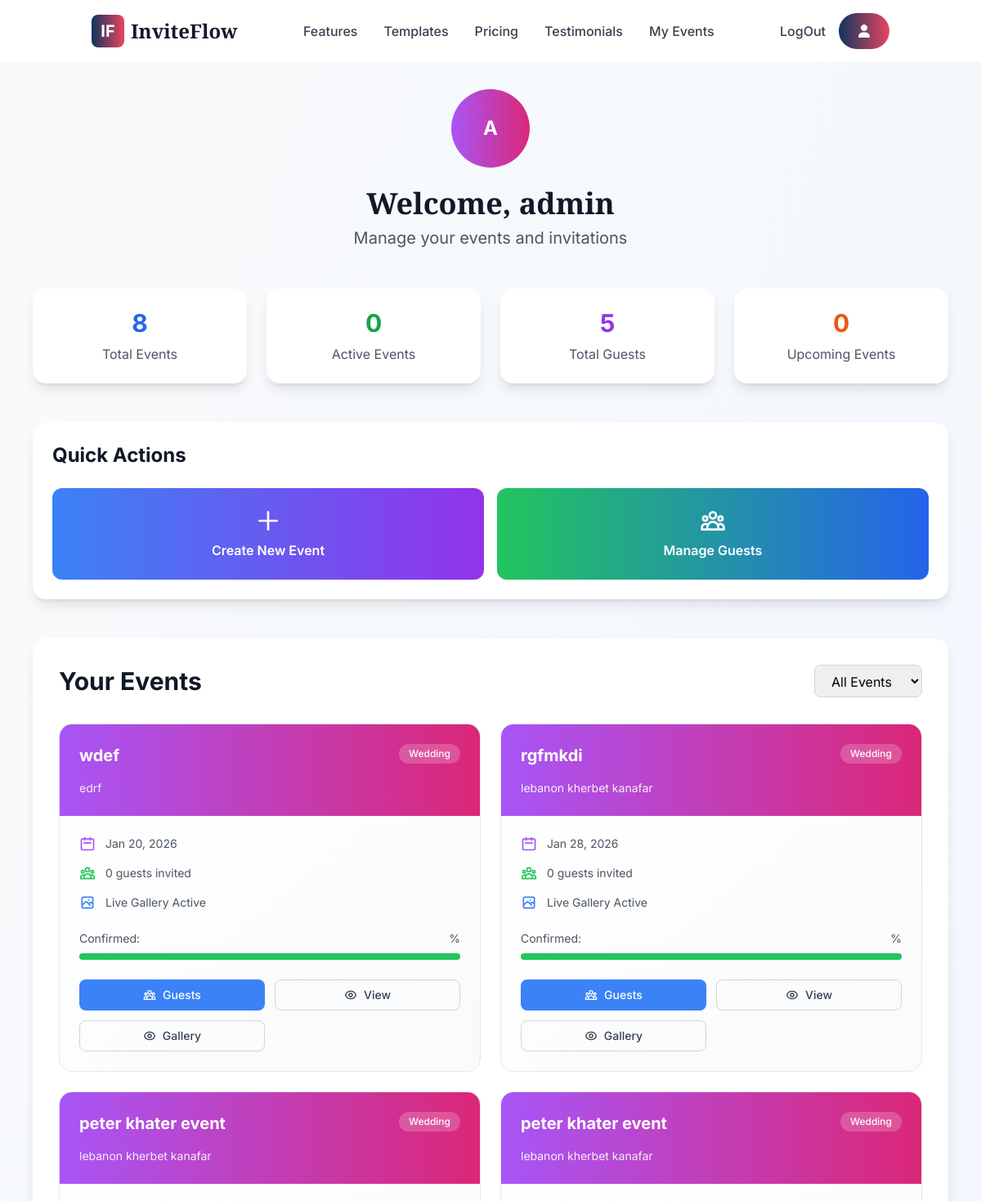
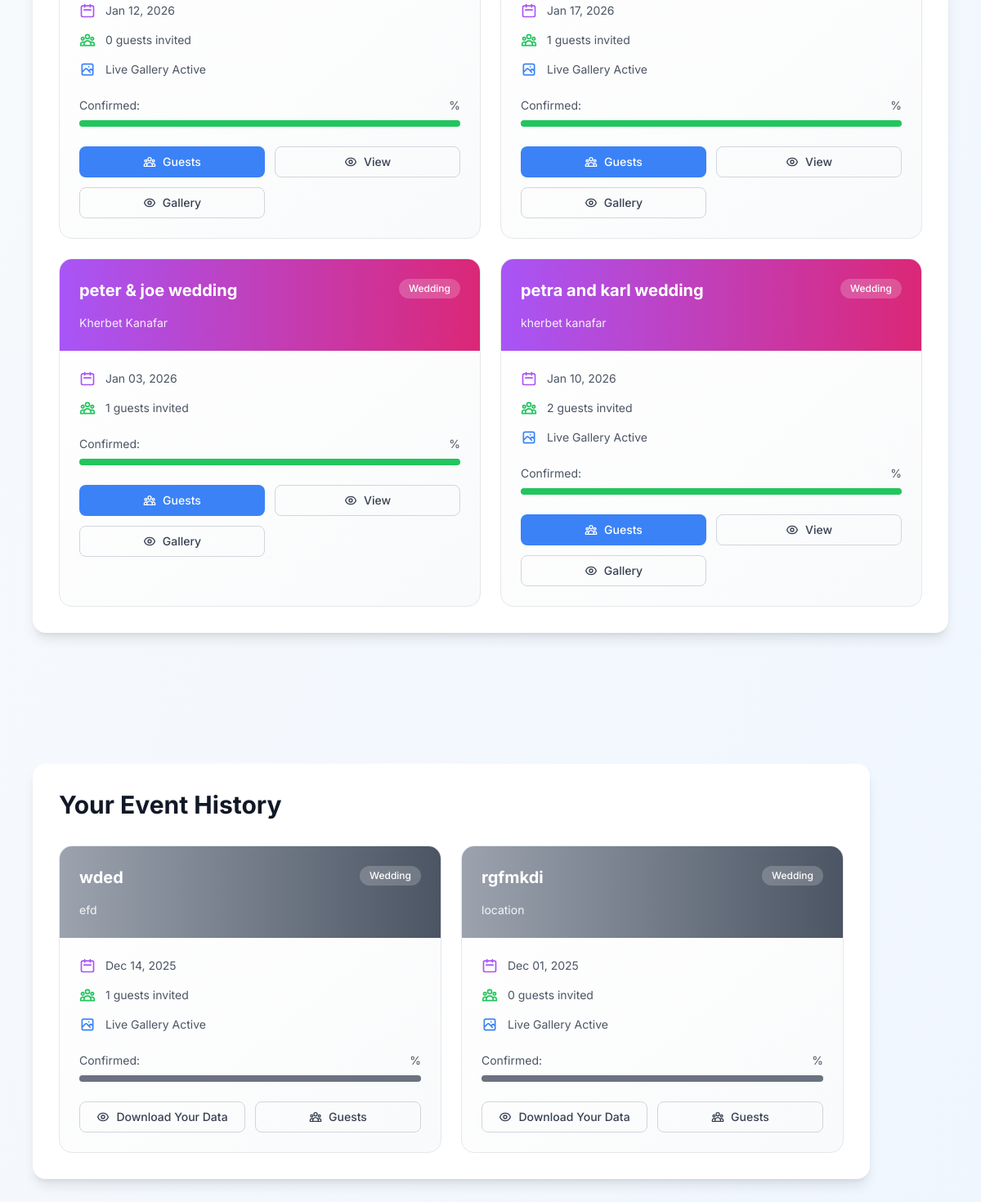
/main/accounts/profile/ (signed in), run on the app's committed database (2 pictures, top to bottom).
### event/models.py (models this page shows, shortened)
class Event(models.Model):
    invitation = models.OneToOneField(Invitation, on_delete=models.CASCADE, related_name="event",blank=True, null=True, default=None)
    name = models.CharField(max_length=255)
    location = models.CharField(max_length=255, blank=True, null=True)
    description = models.TextField(blank=True, null=True)
    gallery_event_featured = models.BooleanField(default=False)
    event_secret_key = models.CharField(max_length=100, blank=True, null=True)
    event_guest_limit = models.PositiveIntegerField(blank=True, null=True, help_text="Maximum number of guests allowed for the event.")
    audio_file = models.FileField(upload_to='event_audios/', blank=True, null=True)
    beginningStory = models.TextField(blank=True, null=True, help_text="Story displayed at the beginning of the gallery.")
    location_embed = models.TextField(blank=True, null=True, help_text="Embed code for the event location map.")
    journeyStory = models.TextField(blank=True, null=True, help_text="Story displayed during the journey through the gallery.")
    proposalStory = models.TextField(blank=True, null=True, help_text="Story displayed at the proposal section of the gallery.")
    event_main_image = models.ImageField(upload_to='event_main_images/', blank=True, null=True, help_text="Main image for the event gallery.")
    class Meta:
        verbose_name = "Event"
        verbose_name_plural = "Events"
        ordering = ['-id']

### invitation/models.py (models this page shows, shortened)
class Invitation(models.Model):
    invitation_owner = models.ForeignKey(User, on_delete=models.CASCADE)
    invitation_type = models.ForeignKey(InvitationType, on_delete=models.CASCADE)
    invitation_theme = models.ForeignKey(Invitation_theme, on_delete=models.SET_NULL, null=True, blank=True)
    event_for = models.CharField(max_length=255)
    event_date = models.DateTimeField()
    event_end_date = models.DateTimeField(null=True, blank=True)
    notes = models.TextField(blank=True)
    active = models.BooleanField(default=True)
    has_music_file = models.BooleanField(default=False)
    groom_name = models.CharField(null=True,blank=True)
    groom_info = models.TextField(blank=True, null=True)
    bride_name = models.CharField(blank=True, null=True)
    bride_info = models.TextField(null=True,blank=True)
    class Meta:
        ordering = ['-event_date']

class InvitationType(models.Model):
    name = models.CharField(max_length=100)
    description = models.TextField(blank=True)
    image = models.ImageField( upload_to='invitation_type_image/', height_field=None, width_field=None, max_length=None, null=True, blank=True)
    tag = models.CharField(max_length=150, null=True,blank=True)

### core/views.py (the view)
# urls.py: path('accounts/profile/', views.profile, name='profile'),
def profile(request):
    if not request.user.is_authenticated:
        return redirect('home')
    invitations = Invitation.objects.filter(invitation_owner=request.user)
    events = Event.objects.filter(invitation__in=invitations)
    total_guests = 0
    for invitation in invitations:
        total_guests+=invitation.guests.count()
    now = timezone.now()
    active_events = Invitation.objects.filter(event_end_date__gt=now)
    upcoming_events = Invitation.objects.filter(event_end_date__lt=now)
    active_events = Invitation.objects.filter(event_end_date__lt=now)
    return render(request, 'user/profile.html', {
        "user_events": events,
        "invitation": invitations,
        "event_count": events.count(),
        "total_guests_invited": total_guests,
        "active_events":active_events.count(),
        "upcoming_events":upcoming_events.count(),
    })

### template/user/profile.html (shortened to what this page needs)
{% extends 'base.html' %}
{% load static %}
{% block content %}
<div class="min-h-screen bg-gradient-to-br from-gray-50 to-blue-50 py-8">
    <div class="max-w-6xl mx-auto px-4">
        <div class="text-center mb-12">
            <div class="inline-flex items-center justify-center w-24 h-24 bg-gradient-to-r from-purple-500 to-pink-600 rounded-full mb-6">
                <span class="text-2xl font-bold text-white">{{ user.username|slice:":1"|upper }}</span>
            </div>
            <h1 class="text-4xl font-elegant font-bold text-gray-900 mb-2">Welcome, {{ user.first_name|default:user.username }}</h1>
            <p class="text-xl text-gray-600">Manage your events and invitations</p>
        </div>
        <div class="grid grid-cols-1 md:grid-cols-4 gap-6 mb-12">
            <div class="bg-white rounded-2xl shadow-lg p-6 text-center">
                <div class="text-3xl font-bold text-blue-600 mb-2">{{ event_count }}</div>
                <div class="text-gray-600">Total Events</div>
            </div>
            <div class="bg-white rounded-2xl shadow-lg p-6 text-center">
                <div class="text-3xl font-bold text-green-600 mb-2">{{ active_events }}</div>
                <div class="text-gray-600">Active Events</div>
            </div>
            <div class="bg-white rounded-2xl shadow-lg p-6 text-center">
                <div class="text-3xl font-bold text-purple-600 mb-2">{{ total_guests_invited }}</div>
                <div class="text-gray-600">Total Guests</div>
            </div>
            <div class="bg-white rounded-2xl shadow-lg p-6 text-center">
                <div class="text-3xl font-bold text-orange-600 mb-2">{{ upcoming_events }}</div>
                <div class="text-gray-600">Upcoming Events</div>
            </div>
        </div>
        <div class="bg-white rounded-2xl shadow-lg p-6 mb-12">
            <h2 class="text-2xl font-bold text-gray-900 mb-6">Quick Actions</h2>
            <div class="grid grid-cols-1 md:grid-cols-2 gap-4">
                <a href="{% url 'invitation_create' %}" class="flex items-center justify-center p-6 bg-gradient-to-r from-blue-500 to-purple-600 text-white rounded-xl hover:shadow-lg transform hover:scale-105 transition-all duration-200">
                    <div class="text-center">
                        <svg class="w-8 h-8 mx-auto mb-2" fill="none" stroke="currentColor" viewBox="0 0 24 24">
                            <path stroke-linecap="round" stroke-linejoin="round" stroke-width="2" d="M12 4v16m8-8H4"></path>
                        </svg>
                        <span class="font-semibold">Create New Event</span>
                    </div>
                </a>
                <button data-modal-target="select-modal" data-modal-toggle="select-modal" class="flex items-center justify-center p-6 bg-gradient-to-r from-green-500 to-blue-600 text-white rounded-xl hover:shadow-lg transform hover:scale-105 transition-all duration-200">
                    <div class="text-center">
                        <span class="font-semibold">Manage Guests</span>
                    </div>
                </button>
            </div>
        </div>
        <div class="bg-white rounded-2xl shadow-lg p-8">
            <div class="flex flex-col md:flex-row justify-between items-start md:items-center mb-8">
                <h2 class="text-3xl font-bold text-gray-900 mb-4 md:mb-0">Your Events</h2>
                <div class="flex space-x-4">
                    <select class="px-4 py-2 border border-gray-300 rounded-lg focus:ring-2 focus:ring-blue-500 focus:border-transparent">
                        <option>All Events</option>
                    </select>
                </div>
            </div>
            <div class="grid grid-cols-1 lg:grid-cols-2 xl:grid-cols-3 gap-6">
                {% for event in user_events %}
                {% if event.invitation.active %}
                <div class="group bg-gradient-to-br from-white to-gray-50 rounded-2xl border border-gray-200 hover:border-purple-300 transition-all duration-300 hover:shadow-xl overflow-hidden">
                    <div {% if event.invitation.active %} class="bg-gradient-to-r from-purple-500 to-pink-600 p-6 text-white"{% else %}class="bg-gradient-to-r from-gray-400 to-gray-600 p-6 text-white"{% endif %}>
                        <div class="flex justify-between items-start mb-4">
                            <h3 class="text-xl font-bold truncate">{{ event.name }}</h3>
                            <span class="inline-flex items-center px-3 py-1 rounded-full text-xs font-medium bg-white/20 backdrop-blur-sm">
                                {{ event.invitation.invitation_type.name }}
                            </span>
                        </div>
                        <p class="text-white/90 text-sm">{{ event.location|default:"Location not set" }}</p>
                    </div>
                    <div class="p-6">
                        <div class="space-y-4">
                            <div class="flex items-center text-gray-600">
                                <svg class="w-5 h-5 mr-3 text-purple-500" fill="none" stroke="currentColor" viewBox="0 0 24 24">
                                    <path stroke-linecap="round" stroke-linejoin="round" stroke-width="2" d="M8 7V3m8 4V3m-9 8h10M5 21h14a2 2 0 002-2V7a2 2 0 00-2-2H5a2 2 0 00-2 2v12a2 2 0 002 2z"></path>
                                </svg>
                                <span class="text-sm">{{ event.invitation.event_date|date:"M d, Y" }}</span>
                            </div>
                            <div class="flex items-center text-gray-600">
                                <span class="text-sm">{{ event.invitation.guests.count }} guests invited</span>
                            </div>
                            {% if event.gallery_event_featured %}
                            <div class="flex items-center text-gray-600">
                                <span class="text-sm">Live Gallery Active</span>
                            </div>
                            {% endif %}
                        </div>
                        <div class="mt-6">
                            <div class="flex justify-between text-sm text-gray-600 mb-2">
                                <span>Confirmed: {{ event.confirmed_guests }}</span>
                                <span>{{ event.confirmation_rate }}%</span>
                            </div>
                            <div class="w-full bg-gray-200 rounded-full h-2">
                                <div {% if event.invitation.active %}class="bg-green-500 h-2 rounded-full"{% else %}class="bg-gray-500 h-2 rounded-full"{% endif %} style="width: {{ confirmation_rate }}%"></div>
                            </div>
                        </div>
                    </div>
                    <div class="px-6 pb-6">
                        <div class="grid grid-cols-2 gap-3">
                            {% if event.invitation.active %}
                            <a href="{% url 'guest_management' event.invitation.id %}"
                               class="flex items-center justify-center px-4 py-2 bg-blue-500 text-white rounded-lg hover:bg-blue-600 transition-colors duration-200 text-sm font-medium">
                                Guests
                            </a>
                            <a href="{% url "event_management" event.invitation.id  %}"
                               class="flex items-center justify-center px-4 py-2 border border-gray-300 text-gray-700 rounded-lg hover:border-gray-400 transition-colors duration-200 text-sm font-medium">
                                View
                            </a>
                            <a href="{% url "event_gallery_images_show" event.invitation.id event.event_secret_key %}"
                               class="flex items-center justify-center px-4 py-2 border border-gray-300 text-gray-700 rounded-lg hover:border-gray-400 transition-colors duration-200 text-sm font-medium w-100">
                                Gallery
                            </a>
                            {% endif %}
                        </div>
                    </div>
                </div>
                {%endif%}
                {% endfor %}
            </div>
        </div>
        <div class="container bg-white rounded-2xl shadow-lg p-8 mt-40 ">
             <div class="flex flex-col md:flex-row justify-between items-start md:items-center mb-8">
                <h2 class="text-3xl font-bold text-gray-900 mb-4 md:mb-0">Your Event History</h2>
            </div>
            <div class="grid grid-cols-1 lg:grid-cols-2 xl:grid-cols-3 gap-6 ">
                {% for event in user_events %}
                    {% if event.invitation.active %}
                    {%else%}
                <div class="group bg-gradient-to-br from-white to-gray-50 rounded-2xl border border-gray-200 hover:border-purple-300 transition-all duration-300 hover:shadow-xl overflow-hidden">
                    <div {% if event.invitation.active %} class="bg-gradient-to-r from-purple-500 to-pink-600 p-6 text-white"{% else %}class="bg-gradient-to-r from-gray-400 to-gray-600 p-6 text-white"{% endif %}>
                        <div class="flex justify-between items-start mb-4">
                            <h3 class="text-xl font-bold truncate">{{ event.name }}</h3>
                            <span class="inline-flex items-center px-3 py-1 rounded-full text-xs font-medium bg-white/20 backdrop-blur-sm">
                                {{ event.invitation.invitation_type.name }}
                            </span>
                        </div>
                        <p class="text-white/90 text-sm">{{ event.location|default:"Location not set" }}</p>
                    </div>
                    <div class="p-6">
                        <div class="space-y-4">
                            <div class="flex items-center text-gray-600">
                                <svg class="w-5 h-5 mr-3 text-purple-500" fill="none" stroke="currentColor" viewBox="0 0 24 24">
                                    <path stroke-linecap="round" stroke-linejoin="round" stroke-width="2" d="M8 7V3m8 4V3m-9 8h10M5 21h14a2 2 0 002-2V7a2 2 0 00-2-2H5a2 2 0 00-2 2v12a2 2 0 002 2z"></path>
                                </svg>
                                <span class="text-sm">{{ event.invitation.event_date|date:"M d, Y" }}</span>
                            </div>
                            <div class="flex items-center text-gray-600">
                                <span class="text-sm">{{ event.invitation.guests.count }} guests invited</span>
                            </div>
                            {% if event.gallery_event_featured %}
                            <div class="flex items-center text-gray-600">
                                <span class="text-sm">Live Gallery Active</span>
                            </div>
                            {% endif %}
                        </div>
                        <div class="mt-6">
                            <div class="flex justify-between text-sm text-gray-600 mb-2">
                                <span>Confirmed: {{ event.confirmed_guests }}</span>
                                <span>{{ event.confirmation_rate }}%</span>
                            </div>
                            <div class="w-full bg-gray-200 rounded-full h-2">
                                <div {% if event.invitation.active %}class="bg-green-500 h-2 rounded-full"{% else %}class="bg-gray-500 h-2 rounded-full"{% endif %} style="width: {{ confirmation_rate }}%"></div>
                            </div>
                        </div>
                    </div>
                    <div class="px-6 pb-6">
                        <div class="grid grid-cols-2 gap-3">
                            <a href="#"
                               class="flex items-center justify-center px-4 py-2 border border-gray-300 text-gray-700 rounded-lg hover:border-gray-400 transition-colors duration-200 text-sm font-medium">
                                Download Your Data
                            </a>
                            <a href="{% url 'guest_management' event.invitation.id %}"
                               class="flex items-center justify-center px-4 py-2 border border-gray-300 text-gray-700 hover:text-white-600 rounded-lg hover:bg-gray-600 transition-colors duration-200 text-sm font-medium">
                                Guests
                            </a>
                        </div>
                    </div>
                </div>
                {%endif%}
                {% endfor %}
            </div>
            </div>
    </div>
</div>
{% endblock %}

### project/static/css/custom.css (style rules this page uses)
html { scroll-behavior: smooth; }

### template/user/profile.html (style rules this page uses)
* { transition-property: color, background-color, border-color, transform, opacity, box-shadow; transition-timing-function: cubic-bezier(0.4, 0, 0.2, 1); transition-duration: 300ms; }
.backdrop-blur-sm { backdrop-filter: blur(4px); }

### data on the page
Event: name "wdef", invitation.invitation_type.name "Wedding", location "edrf", invitation.event_date "Jan 20, 2026", invitation.guests.count "0", gallery_event_featured True (drawn), shows "Guests"
Event: name "rgfmkdi", invitation.invitation_type.name "Wedding", location "lebanon kherbet kanafar", invitation.event_date "Jan 28, 2026", invitation.guests.count "0", gallery_event_featured True (drawn), shows "Guests"
Event: name "peter khater event", invitation.invitation_type.name "Wedding", location "lebanon kherbet kanafar", invitation.event_date "Jan 12, 2026", invitation.guests.count "0", gallery_event_featured True (drawn), shows "Guests"
Event: name "peter khater event", invitation.invitation_type.name "Wedding", location "lebanon kherbet kanafar", invitation.event_date "Jan 17, 2026", invitation.guests.count "1", gallery_event_featured True (drawn), shows "Guests"
Event: name "peter & joe wedding", invitation.invitation_type.name "Wedding", location "Kherbet Kanafar", invitation.event_date "Jan 03, 2026", invitation.guests.count "1", shows "Guests"
Event: name "petra and karl wedding", invitation.invitation_type.name "Wedding", location "kherbet kanafar", invitation.event_date "Jan 10, 2026", invitation.guests.count "2", gallery_event_featured True (drawn), shows "Guests"
Event: name "wded", invitation.invitation_type.name "Wedding", location "efd", invitation.event_date "Dec 14, 2025", invitation.guests.count "1", gallery_event_featured True (drawn)
Event: name "rgfmkdi", invitation.invitation_type.name "Wedding", location "location", invitation.event_date "Dec 01, 2025", invitation.guests.count "0", gallery_event_featured True (drawn)

### other printed values
{{ user.username|slice:":1"|upper }} "A"
{{ user.first_name|default:user.username }} "admin"
{{ event_count }} "8"
{{ active_events }} "0"
{{ total_guests_invited }} "5"
{{ upcoming_events }} "0"
